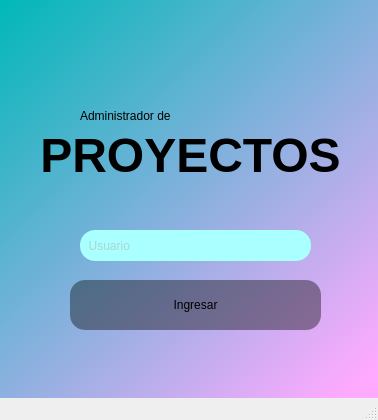
<?xml version="1.0" encoding="UTF-8"?>
<ui version="4.0">
 <class>MainWindow</class>
 <widget class="QMainWindow" name="MainWindow">
  <property name="geometry">
   <rect>
    <x>0</x>
    <y>0</y>
    <width>378</width>
    <height>420</height>
   </rect>
  </property>
  <property name="windowTitle">
   <string>MainWindow</string>
  </property>
  <widget class="QWidget" name="centralwidget">
   <widget class="QWidget" name="widget" native="true">
    <property name="geometry">
     <rect>
      <x>0</x>
      <y>-10</y>
      <width>380</width>
      <height>420</height>
     </rect>
    </property>
    <widget class="QLabel" name="label">
     <property name="geometry">
      <rect>
       <x>0</x>
       <y>10</y>
       <width>381</width>
       <height>411</height>
      </rect>
     </property>
     <property name="styleSheet">
      <string notr="true">background-color: qlineargradient(spread:pad, x1:0, y1:0, x2:0.869318, y2:0.994, stop:0 rgba(0, 184, 184, 255), stop:1 rgba(255, 170, 255, 255));
</string>
     </property>
     <property name="text">
      <string/>
     </property>
    </widget>
    <widget class="QPushButton" name="ingre">
     <property name="geometry">
      <rect>
       <x>70</x>
       <y>290</y>
       <width>251</width>
       <height>50</height>
      </rect>
     </property>
     <property name="styleSheet">
      <string notr="true">QPushButton#ingre{
background-color: rgba(0,0,0,100);
font:18pt &quot;Rockwell&quot;;
border-radius: 15px;
}

QPushButton#ingre:hover{
background-color: rgba(0,0,0,120);
border-radius: 15px;
}

QPushButton#ingre:pressed{
background-color: rgba(0,0,0,140);
border-radius: 15px;
}
</string>
     </property>
     <property name="text">
      <string>Ingresar</string>
     </property>
    </widget>
    <widget class="QLineEdit" name="lineEdit">
     <property name="geometry">
      <rect>
       <x>80</x>
       <y>240</y>
       <width>231</width>
       <height>31</height>
      </rect>
     </property>
     <property name="styleSheet">
      <string notr="true">background-color: rgb(170, 255, 255);
font: 14pt &quot;Rockwell&quot;;
border: rgb(0, 170, 127);
border-radius: 15px;
color: rgb(170, 170, 170);</string>
     </property>
     <property name="inputMask">
      <string/>
     </property>
     <property name="text">
      <string/>
     </property>
     <property name="placeholderText">
      <string>  Usuario</string>
     </property>
    </widget>
    <widget class="QLabel" name="label_4">
     <property name="geometry">
      <rect>
       <x>30</x>
       <y>120</y>
       <width>321</width>
       <height>91</height>
      </rect>
     </property>
     <property name="styleSheet">
      <string notr="true">font: 20pt &quot;Rockwell&quot;;</string>
     </property>
     <property name="text">
      <string>&lt;html&gt;&lt;head/&gt;&lt;body&gt;&lt;p align=&quot;center&quot;&gt;&lt;span style=&quot; font-size:36pt; font-weight:600;&quot;&gt;PROYECTOS&lt;/span&gt;&lt;/p&gt;&lt;/body&gt;&lt;/html&gt;</string>
     </property>
    </widget>
    <widget class="QLabel" name="label_3">
     <property name="geometry">
      <rect>
       <x>80</x>
       <y>110</y>
       <width>241</width>
       <height>31</height>
      </rect>
     </property>
     <property name="styleSheet">
      <string notr="true">font: 20pt &quot;Rockwell&quot;;</string>
     </property>
     <property name="text">
      <string>Administrador de</string>
     </property>
    </widget>
   </widget>
  </widget>
  <widget class="QMenuBar" name="menubar">
   <property name="geometry">
    <rect>
     <x>0</x>
     <y>0</y>
     <width>378</width>
     <height>21</height>
    </rect>
   </property>
  </widget>
  <widget class="QStatusBar" name="statusbar"/>
 </widget>
 <resources>
  <include location="res.qrc"/>
 </resources>
 <connections/>
</ui>
